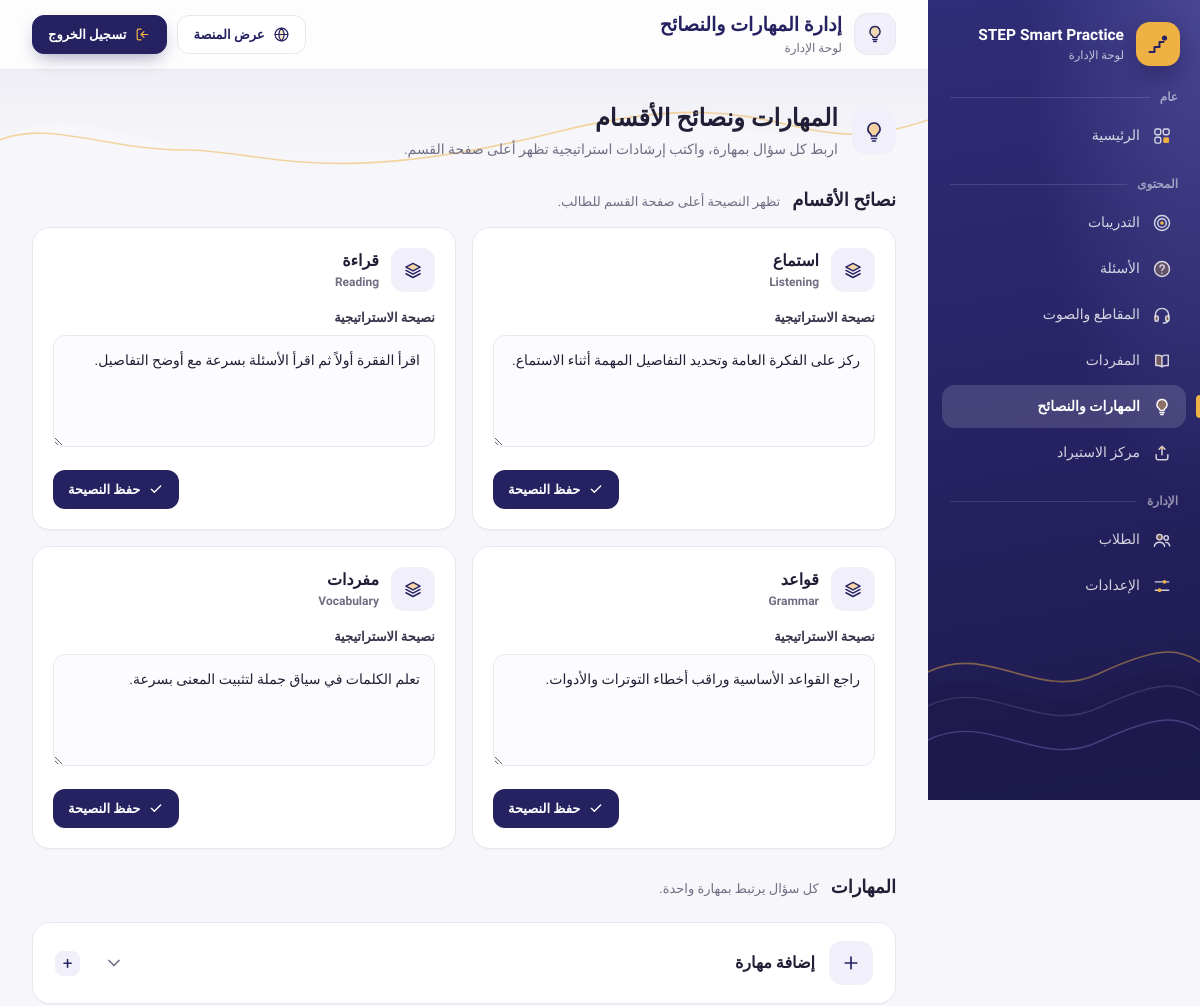
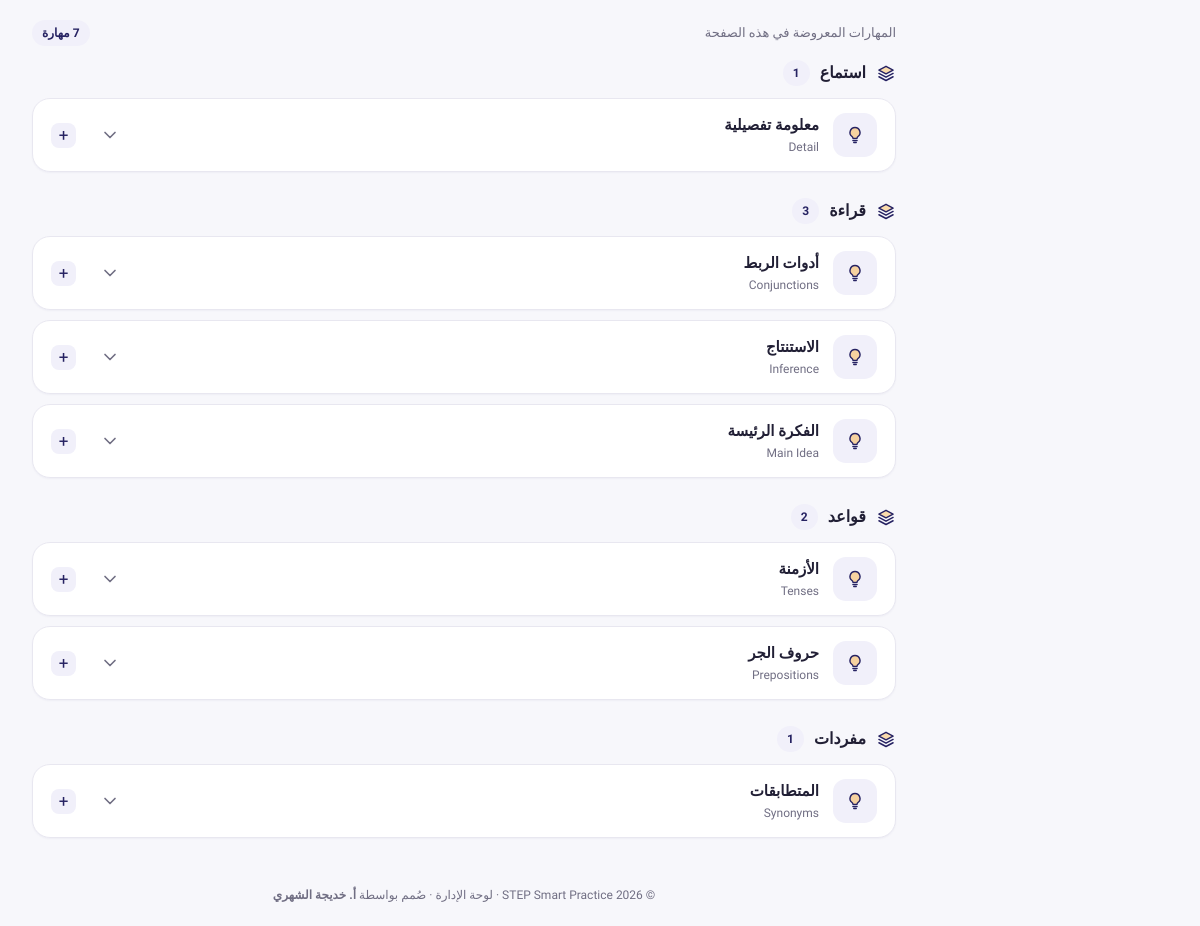
Page /admin/skills (signed in) on the committed database (2 pictures, top to bottom).
### tables this page shows
CREATE TABLE IF NOT EXISTS sections (
    id INT UNSIGNED AUTO_INCREMENT PRIMARY KEY,
    slug VARCHAR(100) NOT NULL UNIQUE,
    name_en VARCHAR(255) NOT NULL,
    name_ar VARCHAR(255) NOT NULL,
    tip_text TEXT NULL,
    sort_order INT NOT NULL DEFAULT 0
);

CREATE TABLE IF NOT EXISTS skills (
    id INT UNSIGNED AUTO_INCREMENT PRIMARY KEY,
    name_en VARCHAR(255) NOT NULL,
    name_ar VARCHAR(255) NOT NULL,
    section_id INT UNSIGNED NULL,
    CONSTRAINT fk_skills_section FOREIGN KEY (section_id) REFERENCES sections(id)
);

### app/controllers/admin/AdminBaseController.php (called while the page is built, shortened)
<?php
abstract class AdminBaseController
{
    protected function page(string $template, string $title, array $data = []): void
    {
        view('admin/' . $template, $data + [
            'title' => $title,
            'csrfToken' => Csrf::token(),
        ], 'admin');
    }
    protected function pageNumber(): int
    {
        return max(1, (int) ($_GET['page'] ?? 1));
    }
    protected function paginate(string $countSql, string $listSql, array $params = [], int $perPage = 20): array
    {
        $pdo = Database::getConnection();
        $count = $pdo->prepare($countSql);
        $count->execute($params);
        $total = (int) $count->fetchColumn();
        $pages = max(1, (int) ceil($total / $perPage));
        $page = min($this->pageNumber(), $pages);
        $offset = ($page - 1) * $perPage;
        $list = $pdo->prepare($listSql . ' LIMIT ' . $perPage . ' OFFSET ' . $offset);
        $list->execute($params);
        return [
            'items' => $list->fetchAll(),
            'pagination' => ['page' => $page, 'pages' => $pages, 'total' => $total],
        ];
    }
}

### app/controllers/admin/SkillAdminController.php (called while the page is built, shortened)
<?php
class SkillAdminController extends AdminBaseController
{
    public function index(): void
    {
        $pdo = Database::getConnection();
        $sections = $pdo->query('SELECT id,slug,name_ar,name_en,tip_text FROM sections ORDER BY sort_order')->fetchAll();
        $result = $this->paginate(
            'SELECT COUNT(*) FROM skills',
            'SELECT sk.*, s.name_ar AS section_name_ar
             FROM skills sk LEFT JOIN sections s ON s.id=sk.section_id
             ORDER BY s.sort_order,sk.name_ar'
        );
        $this->page('skills', 'إدارة المهارات والنصائح', $result + ['sections' => $sections]);
    }
}

### index.php (called while the page is built, shortened)
<?php
try {
    $router = new Router();
    $router->get('/', [HomeController::class, 'index']);
    $router->get('/login', [AuthController::class, 'showLogin']);
    $router->post('/login', [AuthController::class, 'login']);
    $router->get('/register', [AuthController::class, 'showRegister']);
    $router->post('/register', [AuthController::class, 'register']);
    $router->get('/logout', [AuthController::class, 'logout']);
    $router->get('/section/{slug}', [SectionController::class, 'index']);
    $router->get('/vocab', [VocabController::class, 'index']);
    $router->get('/placement', [PlacementController::class, 'index']);
    $router->post('/placement', [PlacementController::class, 'start']);
    $router->get('/daily', [DailyChallengeController::class, 'index']);
    $router->get('/practice/{id}', [PracticeController::class, 'index']);
    $router->get('/practice/attempt/{id}', [PracticeController::class, 'showQuestionAttempt']);
    $router->get('/analysis/custom/{skillId}', [PracticeController::class, 'startCustom']);
    $router->get('/mistakes', [MistakesController::class, 'index']);
    $router->get('/analysis', [AnalysisController::class, 'index']);
    $router->post('/api/submit-answer', [PracticeController::class, 'submitAnswer']);
    $router->post('/api/finish-practice', [PracticeController::class, 'finish']);
    $router->post('/api/toggle-explanation', [PracticeController::class, 'toggleExplanation']);
    $router->post('/api/vocab-progress', [VocabController::class, 'saveProgress']);
    $router->get('/admin', [DashboardController::class, 'index']);
    $router->get('/admin/dashboard', [DashboardController::class, 'index']);
    $router->get('/admin/practices', [PracticeAdminController::class, 'index']);
    $router->post('/admin/practices', [PracticeAdminController::class, 'save']);
    $router->get('/admin/questions', [QuestionAdminController::class, 'index']);
    $router->post('/admin/questions', [QuestionAdminController::class, 'save']);
    $router->get('/admin/passages', [PassageAdminController::class, 'index']);
    $router->post('/admin/passages', [PassageAdminController::class, 'save']);
    $router->get('/admin/vocab', [VocabAdminController::class, 'index']);
    $router->post('/admin/vocab', [VocabAdminController::class, 'save']);
    $router->get('/admin/users', [UserAdminController::class, 'index']);
    $router->post('/admin/users', [UserAdminController::class, 'save']);
    $router->get('/admin/skills', [SkillAdminController::class, 'index']);
    $router->post('/admin/skills', [SkillAdminController::class, 'save']);
    $router->get('/admin/settings', [SettingsAdminController::class, 'index']);
    $router->post('/admin/settings', [SettingsAdminController::class, 'save']);
    $router->get('/admin/imports', [PdfImportAdminController::class, 'index']);
    $router->post('/admin/imports/vocabulary', [VocabAdminController::class, 'importCsvFromCenter']);
    $router->post('/admin/imports/preview', [PdfImportAdminController::class, 'preview']);
    $router->post('/admin/imports/publish', [PdfImportAdminController::class, 'publish']);
    $router->dispatch($_SERVER['REQUEST_URI'] ?? '/');
} catch (Throwable $e) {
    error_log('Application request failed: ' . $e->getMessage());
    http_response_code(500);
    view('errors/500', ['message' => 'حدث خطأ غير متوقع.'], 'main');
}

### app/views/admin/skills.php (the view, shortened to what this page needs)
<?php
$sectionNames = [];
foreach ($sections as $section) {
    $sectionNames[(int) $section['id']] = $section['name_ar'];
}
$groups = [];
foreach ($items as $skill) {
    $key = !empty($skill['section_id']) ? (int) $skill['section_id'] : 0;
    $groups[$key][] = $skill;
}
$totalSkills = count($items);
?>
<section class="sk">
    <header class="sk-head">
        <span class="sk-chip" aria-hidden="true"><svg class="sk-ic sk-ic--lg"><use href="#sk-bulb"/></svg></span>
        <div>
            <h2>المهارات ونصائح الأقسام</h2>
            <p>اربط كل سؤال بمهارة، واكتب إرشادات استراتيجية تظهر أعلى صفحة القسم.</p>
        </div>
    </header>
    <section aria-labelledby="sk-tips-title">
        <div class="sk-block-head">
            <h3 id="sk-tips-title">نصائح الأقسام</h3>
            <p>تظهر النصيحة أعلى صفحة القسم للطالب.</p>
        </div>
        <div class="sk-tips">
            <?php foreach ($sections as $section): ?>
                <article class="sk-card sk-tip">
                    <div class="sk-tip-head">
                        <span class="sk-chip" aria-hidden="true"><svg class="sk-ic"><use href="#sk-layers"/></svg></span>
                        <h4><?= e($section['name_ar']) ?><small dir="ltr"><?= e($section['name_en']) ?></small></h4>
                    </div>
                    <form method="post" action="<?= e(url('/admin/skills')) ?>">
                        <label>
                            <span class="sk-label">نصيحة الاستراتيجية</span>
                            <textarea name="tip_text" required rows="3" class="sk-input"><?= e($section['tip_text'] ?? '') ?></textarea>
                        </label>
                        <div class="sk-actions">
                            <button type="submit" class="sk-btn sk-btn--primary sk-btn--sm"><svg class="sk-ic sk-ic--sm" aria-hidden="true"><use href="#sk-check"/></svg>حفظ النصيحة</button>
                        </div>
                    </form>
                </article>
            <?php endforeach; ?>
        </div>
    </section>
    <section aria-labelledby="sk-skills-title" style="display:grid;gap:22px">
        <div class="sk-block-head" style="margin:0">
            <h3 id="sk-skills-title">المهارات</h3>
            <p>كل سؤال يرتبط بمهارة واحدة.</p>
        </div>
        <details class="sk-card sk-fold sk-add">
            <summary>
                <span class="sk-chip" aria-hidden="true"><svg class="sk-ic"><use href="#sk-plus"/></svg></span>
                <span>إضافة مهارة</span>
                <svg class="sk-ic sk-caret" aria-hidden="true"><use href="#sk-caret"/></svg>
            </summary>
        </details>
        <?php if ($items): ?>
            <div class="sk-bar" style="margin-bottom:-8px">
                <p>المهارات المعروضة في هذه الصفحة</p>
                <div class="sk-bar-stats">
                    <span class="sk-pill"><span><?= e((string) $totalSkills) ?> مهارة</span></span>
                </div>
            </div>
        <?php endif; ?>
        <div class="sk-list">
            <?php foreach ($groups as $sectionId => $groupItems): ?>
                <?php $groupName = $sectionId === 0 ? 'مهارات عامة' : ($sectionNames[$sectionId] ?? 'بدون قسم'); ?>
                <section aria-label="<?= e($groupName) ?>">
                    <div class="sk-group-head">
                        <span class="sk-ic" aria-hidden="true" style="color:var(--navy)"><svg class="sk-ic"><use href="#<?= $sectionId === 0 ? 'sk-globe' : 'sk-layers' ?>"/></svg></span>
                        <h4><?= e($groupName) ?></h4>
                        <span class="sk-pill"><span><?= e((string) count($groupItems)) ?></span></span>
                    </div>
                    <div class="sk-rows">
                        <?php foreach ($groupItems as $skill): ?>
                            <details class="sk-card sk-fold sk-item">
                                <summary>
                                    <span class="sk-chip" aria-hidden="true"><svg class="sk-ic"><use href="#sk-bulb"/></svg></span>
                                    <div class="sk-item-title">
                                        <strong><?= e($skill['name_ar']) ?></strong>
                                        <span dir="ltr"><?= e($skill['name_en']) ?></span>
                                    </div>
                                    <svg class="sk-ic sk-caret" aria-hidden="true"><use href="#sk-caret"/></svg>
                                </summary>
                            </details>
                        <?php endforeach; ?>
                    </div>
                </section>
            <?php endforeach; ?>
        </div>
    </section>
</section>

### public/css/app.css (style rules this page uses)
:root { --primary: #262262; --primary-dark: #1C194B; --primary-light: #F1F0FA; --primary-mid: #D8D6EF; --accent: #efb144; --ink: #211F35; --muted: #706E83; --border: #E8E7F0; --warning: #efb144; --error: #C2414B; }
body { background: #F7F7FB; color: var(--ink); }

### app/views/layouts/admin.php (style rules this page uses)
:root { --navy: #262262; --navy-soft: #302D78; --navy-deep: #1C194B; --orange: #efb144; --ink: #211F35; --muted: #706E83; --line: #E8E7F0; --tint: #F1F0FA; --ic-accent: #efb144; --side-w: 272px; }
body { font-family: 'IBM Plex Sans Arabic', 'Segoe UI', Tahoma, sans-serif; -webkit-font-smoothing: antialiased; }
.adm-content input:not([type="hidden"]):not([type="checkbox"]):not([type="radio"]), .adm-content select, .adm-content textarea { border-color: var(--line); border-radius: 12px; background-color: #FCFCFE; color: var(--ink); transition: border-color .16s ease, box-shadow .16s ease, background-color .16s ease; }
.adm-content details > summary { position: relative; list-style: none; }
.adm-content details > summary::after { display: inline-grid; width: 25px; height: 25px; flex: none; place-items: center; margin-inline-start: 10px; border-radius: 8px; background: var(--tint); color: var(--navy); content: "+"; font-size: 17px; font-weight: 500; line-height: 1; transition: transform .16s ease, background .16s ease; }
.adm-content button { transition: transform .16s ease, box-shadow .16s ease, background-color .16s ease, border-color .16s ease; }

### rows in the picture
sections: name_ar "استماع", name_en "Listening", tip_text "ركز على الفكرة العامة وتحديد التفاصيل المهمة أثناء الاستماع."
sections: name_ar "قراءة", name_en "Reading", tip_text "اقرأ الفقرة أولاً ثم اقرأ الأسئلة بسرعة مع أوضح التفاصيل."
sections: name_ar "قواعد", name_en "Grammar", tip_text "راجع القواعد الأساسية وراقب أخطاء التوترات والأدوات."
sections: name_ar "مفردات", name_en "Vocabulary", tip_text "تعلم الكلمات في سياق جملة لتثبيت المعنى بسرعة."
skills: name_ar "معلومة تفصيلية", name_en "Detail"
skills: name_ar "أدوات الربط", name_en "Conjunctions"
skills: name_ar "الاستنتاج", name_en "Inference"
skills: name_ar "الفكرة الرئيسة", name_en "Main Idea"
skills: name_ar "الأزمنة", name_en "Tenses"
skills: name_ar "حروف الجر", name_en "Prepositions"
skills: name_ar "المتطابقات", name_en "Synonyms"

### other values in the picture
$groupLabel "عام"
$label "الرئيسية"
$groupLabel "المحتوى"
$label "التدريبات"
$label "الأسئلة"
$label "المقاطع والصوت"
$label "المفردات"
$label "المهارات والنصائح"
$label "مركز الاستيراد"
$groupLabel "الإدارة"
$label "الطلاب"
$label "الإعدادات"
$pageTitle "إدارة المهارات والنصائح"
$totalSkills "7"
$groupName "استماع"
